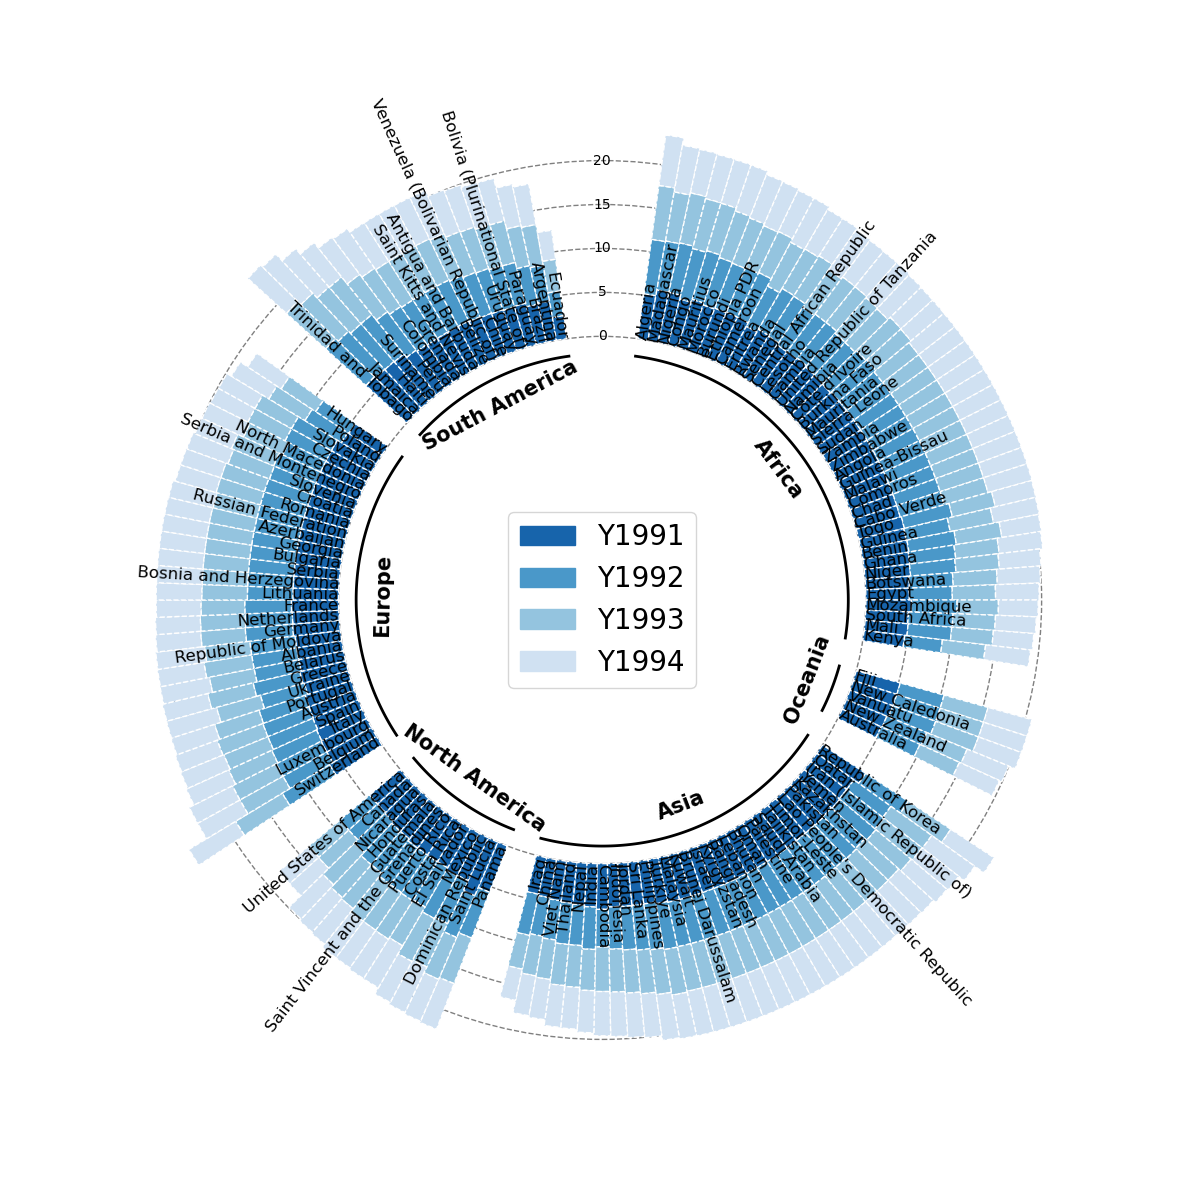

The Python source for this figure:
import os
import pandas as pd
import numpy as np
import matplotlib.pyplot as plt
import matplotlib as mpl
import seaborn as sns
import warnings
import matplotlib.cm as cm
import math
from matplotlib.patches import Arc
warnings.filterwarnings('ignore')



def preprocess():
    '''
    预处理数据, 添加Continent列
    '''
    
    country_code_fil = "/mnt/c/Users/Administrator.DESKTOP-HE1VVOU/Desktop/Radial_histogram/data/country_code.csv"
    country_code = pd.read_csv(country_code_fil, sep=',')
    
    crop_price_fil = "/mnt/c/Users/Administrator.DESKTOP-HE1VVOU/Desktop/Radial_histogram/data/crop_price_movmean_fillna_mai.csv"
    crop_price = pd.read_csv(crop_price_fil, sep=',')
    crop_price.insert(3, 'Continent', None)
    
    for code in crop_price['AreaCode_M49_']:
        if code not in country_code['M49_Code'].values:
            print (code, crop_price.loc[crop_price['AreaCode_M49_'] == code, 'Area'].values[0])
            continue
        crop_price.loc[crop_price['AreaCode_M49_'] == code, 'Continent'] = country_code.loc[country_code['M49_Code'] == code, 'Continent_EN_Name'].values[0]
    
    crop_price.loc[crop_price['AreaCode_M49_'] == 0, 'Continent'] = 'Global'
    crop_price.to_csv("/mnt/c/Users/Administrator.DESKTOP-HE1VVOU/Desktop/Radial_histogram/data/crop_price_movmean_fillna_mai_continent.csv", index=False)
    
    return crop_price




def Radial_histogram(data_in, pry_cat_colname, sec_cat_colname, data_levels, **kwargs):
    '''
    
                --- 此函数用于绘制极坐标堆叠条形图 --- 
    数据分三级，一级为主要分类，二级为次要分类，三级为数据级别(堆叠分类)。
    
    必选参数：
        data_in             (DataFrame) : 包含数据的DataFrame                            
        pry_cat_colname           (str) : 主要分类的列名                             
        sec_cat_colname           (str) : 次要分类的列名                             
        data_levels              (list) : 数据级别的列名列表
        
    可选参数：                            
        primary_cats             (list) : 主要分类的列表。默认为数据中的所有唯一主要分类              
        secondary_cats           (list) : 次要分类的列表。默认为数据中的所有唯一次要分类              
        inner_circle_radius     (float) : 内圆的半径。默认为0                            
        blank_length              (int) : 每个主要分类之间的空白条形数。默认为2                 
        levels_color             (list) : 每个数据级别的颜色。默认为蓝色调色板的颜色                
        radii                    (list) : 每个数据级别的半径。默认为数据级别的最大值和总和的最大值之间的5个等距值 
        ylims                    (list) : [ymin, ymax], y轴的最小值和最大值。默认为数据级别的最大值和总和的最大值
        sort_by_Total            (bool) : 是否按总和对次要分类进行排序。默认为True               
        sort_ascending           (bool) : 是否按升序对次要分类进行排序。默认为False              
        bar_linestyle             (str) : 条形的线条样式。默认为虚线                       
        bar_linewidth           (float) : 条形的线条宽度。默认为1                          
        bar_edgecolor             (str) : 条形的边缘颜色。默认为白色                       
        bar_alpha               (float) : 条形的透明度。默认为1                           
        circle_label_fontsize     (int) : 圆圈标签的字体大小。默认为10                     
        circle_label_fontcolor    (str) : 圆圈标签的字体颜色。默认为黑色   
        circle_label_fontweight   (str) : 圆圈标签的字体粗细。默认为normal                  
        circle_linestyle          (str) : 圆圈的线条样式。默认为虚线                       
        circle_linewidth        (float) : 圆圈的线条宽度。默认为1                          
        circle_edgecolor          (str) : 圆圈的边缘颜色。默认为灰色                       
        circle_alpha            (float) : 圆圈的透明度。默认为1                           
        circle_fill              (bool) : 是否填充圆圈。默认为False                      
        bottom_circle_linestyle   (str) : 底部圆圈的线条样式。默认为实线                     
        bottom_circle_linewidth (float) : 底部圆圈的线条宽度。默认为2                        
        bottom_circle_linecolor   (str) : 底部圆圈的线条颜色。默认为黑色                     
        pry_fontsize              (int) : 主要分类标签的字体大小。默认为13                   
        pry_fontcolor             (str) : 主要分类标签的字体颜色。默认为黑色       
        pry_fontweight            (str) : 主要分类标签的字体粗细。默认为bold            
        sec_fontsize              (int) : 次要分类标签的字体大小。默认为10                   
        sec_fontcolor             (str) : 次要分类标签的字体颜色。默认为黑色
        pry_fontweight            (str) : 次要分类标签的字体粗细。默认为normal                   
        title                     (str) : 图表的标题                               
        title_fontsize            (int) : 图表标题的字体大小。默认为15                     
        title_fontcolor           (str) : 图表标题的字体颜色。默认为黑色 
        title_fontweight          (str) : 图表标题的字体粗细。默认为normal
        legend_on                (bool) : 是否显示图例。默认为True     
        legend_label_fontsize    (int) : 图例标签的字体大小。默认为10               
        legend_bbox              (list) : 图例的位置[横坐标，纵坐标]。默认为[0.5, 0.5]。[0,0]为左下角，[1,1]为右上角
        offset_pry_text         (float) : 主要分类标签的偏移量。默认为-5
        offset_inner            (float) : 内圆圈的偏移量。默认为-2
    '''

    primary_cats = kwargs.get('primary_cats', data_in[pry_cat_colname].unique())
    secondary_cats = kwargs.get('secondary_cats', data_in[sec_cat_colname].unique())
    radii = kwargs.get('radii', None)
    ylims = kwargs.get('ylims', None)
    title = kwargs.get('title', None)
    levels_color = kwargs.get('levels_color', None)
    inner_circle_radius = kwargs.get('inner_circle_radius', 0)
    blank_length = kwargs.get('blank_length', 2)
    sort_ascending = kwargs.get('sort_ascending', False)
    sort_by_Total = kwargs.get('sort_by_Total', True)
    bar_linestyle = kwargs.get('bar_linestyle', '--')
    bar_linewidth = kwargs.get('bar_linewidth', 1)
    bar_edgecolor = kwargs.get('bar_edgecolor', 'white')
    bar_alpha = kwargs.get('bar_alpha', 1)
    circle_linestyle = kwargs.get('circle_linestyle', '--')
    circle_linewidth = kwargs.get('circle_linewidth', 1)
    circle_edgecolor = kwargs.get('circle_edgecolor', 'grey')
    circle_alpha = kwargs.get('circle_alpha', 1)
    circle_fill = kwargs.get('circle_fill', False)
    bottom_circle_linestyle = kwargs.get('bottom_circle_linestyle', '-')
    bottom_circle_linewidth = kwargs.get('bottom_circle_linewidth', 2)
    bottom_circle_linecolor = kwargs.get('bottom_circle_linecolor', 'black')
    pry_fontsize = kwargs.get('pry_fontsize', 13)
    sec_fontsize = kwargs.get('sec_fontsize', 10)
    title_fontsize = kwargs.get('title_fontsize', 15)
    circle_label_fontsize = kwargs.get('circle_label_fontsize', 10)
    pry_fontcolor = kwargs.get('pry_fontcolor', 'black')
    sec_fontcolor = kwargs.get('sec_fontcolor', 'black')
    title_fontcolor = kwargs.get('title_fontcolor', 'black')
    bar_label_fontcolor = kwargs.get('bar_label_fontcolor', 'black')
    circle_label_fontcolor = kwargs.get('circle_label_fontcolor', 'black')
    pry_fontweight = kwargs.get('pry_fontweight', 'bold')
    sec_fontweight = kwargs.get('sec_fontweight', 'normal')
    title_fontweight = kwargs.get('title_fontweight', 'normal')
    circle_label_fontweight = kwargs.get('circle_label_fontweight', 'normal')
    legend_on = kwargs.get('legend_on', True)
    legend_label_fontsize = kwargs.get('legend_label_fontsize', 10)
    legend_bbox = kwargs.get('legend_bbox', [0.5, 0.5])
    offset_pry_text = kwargs.get('offset_pry_text', -5)
    offset_inner = kwargs.get('offset_inner', -2)
    
    
    # 计算主要和次要分类的数量
    n_pry = len(primary_cats)
    n_sec = len(secondary_cats)

    # 计算数据级别的最大值和总和的最大值
    max_level = data_in[data_levels].max().max()
    data_in['total'] = data_in[data_levels].sum(axis=1)
    max_sum = data_in['total'].max()
    min_sum = data_in['total'].min()
    
    # 向上取整到最接近的 10 的倍数
    if ylims is None:
        ymax = math.ceil(max_sum / 10) * 10
        ymin = math.floor(min_sum / 10) * 10
    else:
        ymin, ymax = ylims
        
    if radii is None:
        radii = np.linspace(ymin, ymax, 5).tolist()
    
    # 计算每个条形的宽度
    width_per_bar = (2 * np.pi) / (n_sec + ((n_pry+1) * blank_length))
    
    # 创建极坐标图
    fig, ax = plt.subplots(figsize=(12, 12), subplot_kw=dict(polar=True))
    ax.set_theta_zero_location("N")
    ax.set_theta_direction(-1) 

    # 创建颜色级别
    if levels_color is None:
        levels_color = sns.color_palette("Blues_r", len(data_levels))
    else:
        if len(levels_color)<len(data_levels):
            raise ValueError('levels_color must have at least as many colors as data_levels')
            levels_color = sns.color_palette("Blues_r", len(data_levels))

    # 绘制每个数据级别的圆圈
    for radius in radii:
        circle = plt.Circle((0, 0), radius + inner_circle_radius, transform=ax.transData._b, color=circle_edgecolor, 
                            fill=circle_fill, linestyle=circle_linestyle, linewidth=circle_linewidth, alpha=circle_alpha)
        ax.add_artist(circle)
    
    # 在每个圆圈旁添加文本标签
    for radius in radii:
        ax.text(0, radius + inner_circle_radius, str(radius), ha='center', va='center', color=circle_label_fontcolor,
                fontsize=circle_label_fontsize, rotation_mode='anchor', fontweight=circle_label_fontweight)
            
    # 初始化起始角度
    angle = width_per_bar * (blank_length+1)

    # 绘制每个主要和次要分类的条形图
    for primary_cat in primary_cats:
        if sort_by_Total:
            primary_cat_data = data_in[data_in[pry_cat_colname] == primary_cat].sort_values(by=['total'], ascending=sort_ascending)
        else:
            primary_cat_data = data_in[data_in[pry_cat_colname] == primary_cat]
        sec_agl = []
        for secondary_cat in primary_cat_data[sec_cat_colname].unique():
            secondary_cat_data = primary_cat_data[primary_cat_data[sec_cat_colname] == secondary_cat]
            bottom = inner_circle_radius
            for j, data_level in enumerate(data_levels):
                value = secondary_cat_data[data_level].sum()
                ax.bar(angle, value, width=width_per_bar, color=levels_color[j], bottom=bottom, 
                       edgecolor=bar_edgecolor, linewidth=bar_linewidth, alpha=bar_alpha, linestyle=bar_linestyle, label=data_level)
                bottom += value
            # 添加与bar平行的text
            text_angle_deg = -np.degrees(angle)+90
            alignment = {'va': 'center', 'ha': 'left'}
            # 检查文本是否位于圆的下半部分
            if text_angle_deg < -90 and text_angle_deg >= -270:
                text_angle_deg += 180
                alignment['ha'] = 'right'
            # 添加次要分类标签
            ax.text(angle, inner_circle_radius, secondary_cat, rotation=text_angle_deg, rotation_mode='anchor', **alignment, 
                    fontsize=sec_fontsize, fontweight=sec_fontweight, color=sec_fontcolor)            
            
            sec_agl.append(angle)
            angle += width_per_bar
        angle += width_per_bar * blank_length
        # 在每个主要分类旁添加文本标签
        if len(sec_agl):
            angles = np.linspace(sec_agl[0]-width_per_bar/2, sec_agl[-1]+width_per_bar/2, 100)
            ax.plot(angles, [inner_circle_radius+offset_inner] * len(angles), color=bottom_circle_linecolor, linewidth=bottom_circle_linewidth)
            center_angle = np.mean(sec_agl)
            text_angle_deg = -np.degrees(center_angle)
            alignment = {'va': 'center', 'ha': 'center'}
            # 检查文本是否位于圆的下半部分
            if text_angle_deg < -90 and text_angle_deg >= -270:
                text_angle_deg += 180
            # 添加主要分类标签
            ax.text(center_angle, inner_circle_radius+offset_pry_text, primary_cat, 
                        rotation=text_angle_deg, **alignment,
                        rotation_mode='anchor', fontsize=pry_fontsize,fontweight=pry_fontweight, color=pry_fontcolor)

    ax.set_ylim(ymin, ymax + inner_circle_radius)
    if title is not None:
        plt.title(title, fontsize=title_fontsize, color=title_fontcolor, fontweight=title_fontweight)
    handles = [plt.Rectangle((0, 0), 1, 1, color=color) for color in levels_color]
    labels = data_levels
    if legend_on:
        plt.legend(handles, labels, loc='center', bbox_to_anchor=legend_bbox, fontsize=legend_label_fontsize)
    fig.tight_layout(pad=3.0)
    plt.grid(False)
    plt.axis('off')
    plt.show()




def main():
    crop_price = preprocess()
    Continents = crop_price['Continent'].unique()
    print(Continents)
    Continents = [ 'Africa', 'Asia', 'Europe', 'North America', 'Oceania', 'South America']
    Continents = [ 'Africa', 'Oceania', 'Asia', 'North America', 'Europe', 'South America']
    
    years = ['Y1991', 'Y1992', 'Y1993', 'Y1994']
    
     # 对所有数据级别取对数
    for year in years:
        crop_price[year] = np.log(crop_price[year] + 1)  # 添加1以避免log(0)
    
    # --------  crop_price 必须经过预处理，添加了Continent列
    Radial_histogram(crop_price, 'Continent', 'Area', years, ylims=[0, 30], radii=[0, 5, 10, 15, 20], inner_circle_radius=30, 
                     blank_length=3, primary_cats=Continents, pry_fontsize=15, sec_fontsize=12)
    




if __name__ == "__main__":
    main()
